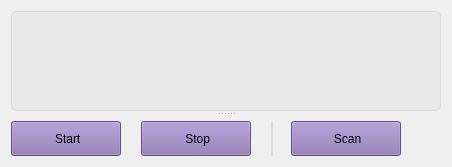
                          <widget class="QWidget" name="live">
                           <attribute name="title">
                            <string>Live Detect</string>
                           </attribute>
                           <layout class="QHBoxLayout" name="horizontalLayout_7">
                            <item>
                             <widget class="QSplitter" name="splitter">
                              <property name="orientation">
                               <enum>Qt::Vertical</enum>
                              </property>
                              <property name="handleWidth">
                               <number>5</number>
                              </property>
                              <widget class="QLabel" name="video_viewer">
                               <property name="sizePolicy">
                                <sizepolicy hsizetype="Expanding" vsizetype="Expanding">
                                 <horstretch>0</horstretch>
                                 <verstretch>1</verstretch>
                                </sizepolicy>
                               </property>
                               <property name="minimumSize">
                                <size>
                                 <width>100</width>
                                 <height>100</height>
                                </size>
                               </property>
                               <property name="autoFillBackground">
                                <bool>false</bool>
                               </property>
                               <property name="styleSheet">
                                <string notr="true">border: 1px solid rgb(220, 220, 220);
border-radius: 5px;
background-color: rgb(233, 233, 233);
padding: 3px;</string>
                               </property>
                               <property name="text">
                                <string/>
                               </property>
                               <property name="alignment">
                                <set>Qt::AlignCenter</set>
                               </property>
                              </widget>
                              <widget class="QWidget" name="layoutWidget">
                               <layout class="QHBoxLayout" name="horizontalLayout_11">
                                <property name="spacing">
                                 <number>20</number>
                                </property>
                                <property name="topMargin">
                                 <number>5</number>
                                </property>
                                <item>
                                 <widget class="QPushButton" name="btn_start_live">
                                  <property name="sizePolicy">
                                   <sizepolicy hsizetype="Fixed" vsizetype="Fixed">
                                    <horstretch>2</horstretch>
                                    <verstretch>0</verstretch>
                                   </sizepolicy>
                                  </property>
                                  <property name="minimumSize">
                                   <size>
                                    <width>110</width>
                                    <height>35</height>
                                   </size>
                                  </property>
                                  <property name="cursor">
                                   <cursorShape>PointingHandCursor</cursorShape>
                                  </property>
                                  <property name="styleSheet">
                                   <string notr="true">background-color: rgb(136, 112, 173); </string>
                                  </property>
                                  <property name="text">
                                   <string> Start</string>
                                  </property>
                                  <property name="icon">
                                   <iconset resource="resources.qrc">
                                    <normaloff>:/icons/images/icons/play_white.svg</normaloff>:/icons/images/icons/play_white.svg</iconset>
                                  </property>
                                  <property name="flat">
                                   <bool>false</bool>
                                  </property>
                                 </widget>
                                </item>
                                <item>
                                 <widget class="QPushButton" name="btn_stop_live">
                                  <property name="sizePolicy">
                                   <sizepolicy hsizetype="Fixed" vsizetype="Fixed">
                                    <horstretch>2</horstretch>
                                    <verstretch>0</verstretch>
                                   </sizepolicy>
                                  </property>
                                  <property name="minimumSize">
                                   <size>
                                    <width>110</width>
                                    <height>35</height>
                                   </size>
                                  </property>
                                  <property name="cursor">
                                   <cursorShape>PointingHandCursor</cursorShape>
                                  </property>
                                  <property name="styleSheet">
                                   <string notr="true">background-color: rgb(136, 112, 173); </string>
                                  </property>
                                  <property name="text">
                                   <string> Stop</string>
                                  </property>
                                  <property name="icon">
                                   <iconset resource="resources.qrc">
                                    <normaloff>:/icons/images/icons/rectangle_white.svg</normaloff>:/icons/images/icons/rectangle_white.svg</iconset>
                                  </property>
                                  <property name="flat">
                                   <bool>false</bool>
                                  </property>
                                 </widget>
                                </item>
                                <item>
                                 <widget class="Line" name="line">
                                  <property name="sizePolicy">
                                   <sizepolicy hsizetype="Ignored" vsizetype="Fixed">
                                    <horstretch>0</horstretch>
                                    <verstretch>0</verstretch>
                                   </sizepolicy>
                                  </property>
                                  <property name="minimumSize">
                                   <size>
                                    <width>2</width>
                                    <height>35</height>
                                   </size>
                                  </property>
                                  <property name="styleSheet">
                                   <string notr="true">background-color: rgb(220, 220, 220);
border: none;</string>
                                  </property>
                                  <property name="lineWidth">
                                   <number>1</number>
                                  </property>
                                  <property name="orientation">
                                   <enum>Qt::Vertical</enum>
                                  </property>
                                 </widget>
                                </item>
                                <item>
                                 <widget class="QPushButton" name="btn_scan">
                                  <property name="sizePolicy">
                                   <sizepolicy hsizetype="Fixed" vsizetype="Fixed">
                                    <horstretch>1</horstretch>
                                    <verstretch>0</verstretch>
                                   </sizepolicy>
                                  </property>
                                  <property name="minimumSize">
                                   <size>
                                    <width>110</width>
                                    <height>35</height>
                                   </size>
                                  </property>
                                  <property name="cursor">
                                   <cursorShape>PointingHandCursor</cursorShape>
                                  </property>
                                  <property name="styleSheet">
                                   <string notr="true">background-color: rgb(136, 112, 173); </string>
                                  </property>
                                  <property name="text">
                                   <string> Scan</string>
                                  </property>
                                  <property name="icon">
                                   <iconset resource="resources.qrc">
                                    <normaloff>:/icons/images/icons/aperture_white.svg</normaloff>:/icons/images/icons/aperture_white.svg</iconset>
                                  </property>
                                 </widget>
                                </item>
                                <item>
                                 <spacer name="horizontalSpacer_9">
                                  <property name="orientation">
                                   <enum>Qt::Horizontal</enum>
                                  </property>
                                  <property name="sizeHint" stdset="0">
                                   <size>
                                    <width>40</width>
                                    <height>20</height>
                                   </size>
                                  </property>
                                 </spacer>
                                </item>
                               </layout>
                              </widget>
                             </widget>
                            </item>
                           </layout>
                          </widget>
